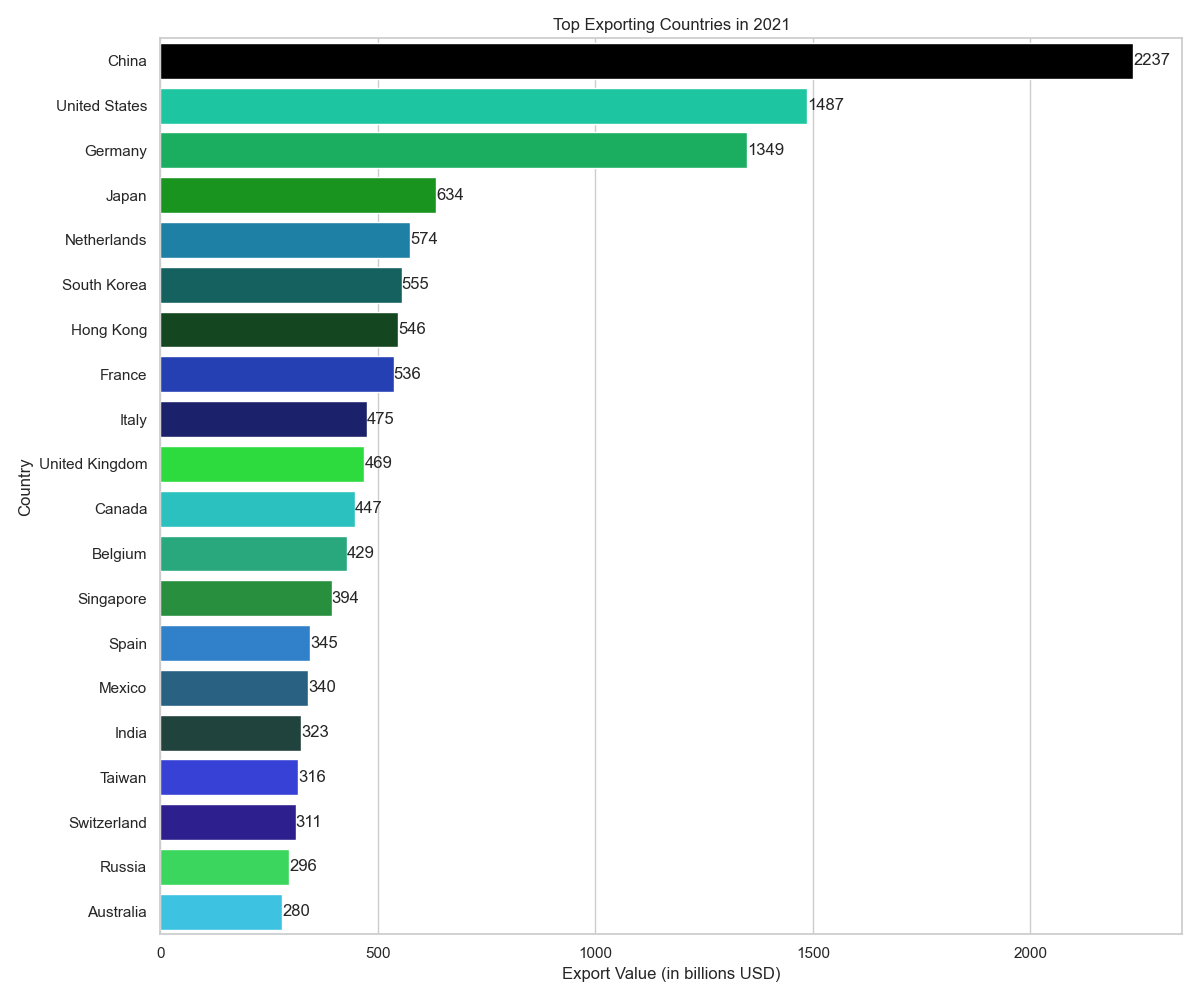

This chart was generated by the following Python code:

import seaborn as sns
import pandas as pd
import matplotlib.pyplot as plt

# Create a DataFrame from the provided data
data = {
    'Country': [
        'China', 'United States', 'Germany', 'Japan', 'Netherlands',
        'South Korea', 'Hong Kong', 'France', 'Italy', 'United Kingdom',
        'Canada', 'Belgium', 'Singapore', 'Spain', 'Mexico',
        'India', 'Taiwan', 'Switzerland', 'Russia', 'Australia'
    ],
    'Export Value': [
        2237, 1487, 1349, 634, 574, 
        555, 546, 536, 475, 469,
        447, 429, 394, 345, 340,
        323, 316, 311, 296, 280
    ]
}
df = pd.DataFrame(data)

# Set the figure size and style
sns.set(style="whitegrid")
plt.figure(figsize=(12, 10))

# Create a horizontal bar plot with custom color scheme and bar width
barplot = sns.barplot(
    x="Export Value",
    y="Country",
    data=df,
    palette=[f'#{"%06x" % (i * 123567)}' for i in range(len(df))],
    orient='h'
)

# Customize the appearance
barplot.set_title('Top Exporting Countries in 2021')
barplot.bar_label(barplot.containers[0], fmt='%.0f')
barplot.set(ylabel="Country", xlabel="Export Value (in billions USD)")

# Adjust the bandwidth
for bar in barplot.containers[0]:
    bar.set_height(0.8)

# Show the plot
plt.tight_layout()
plt.show()
